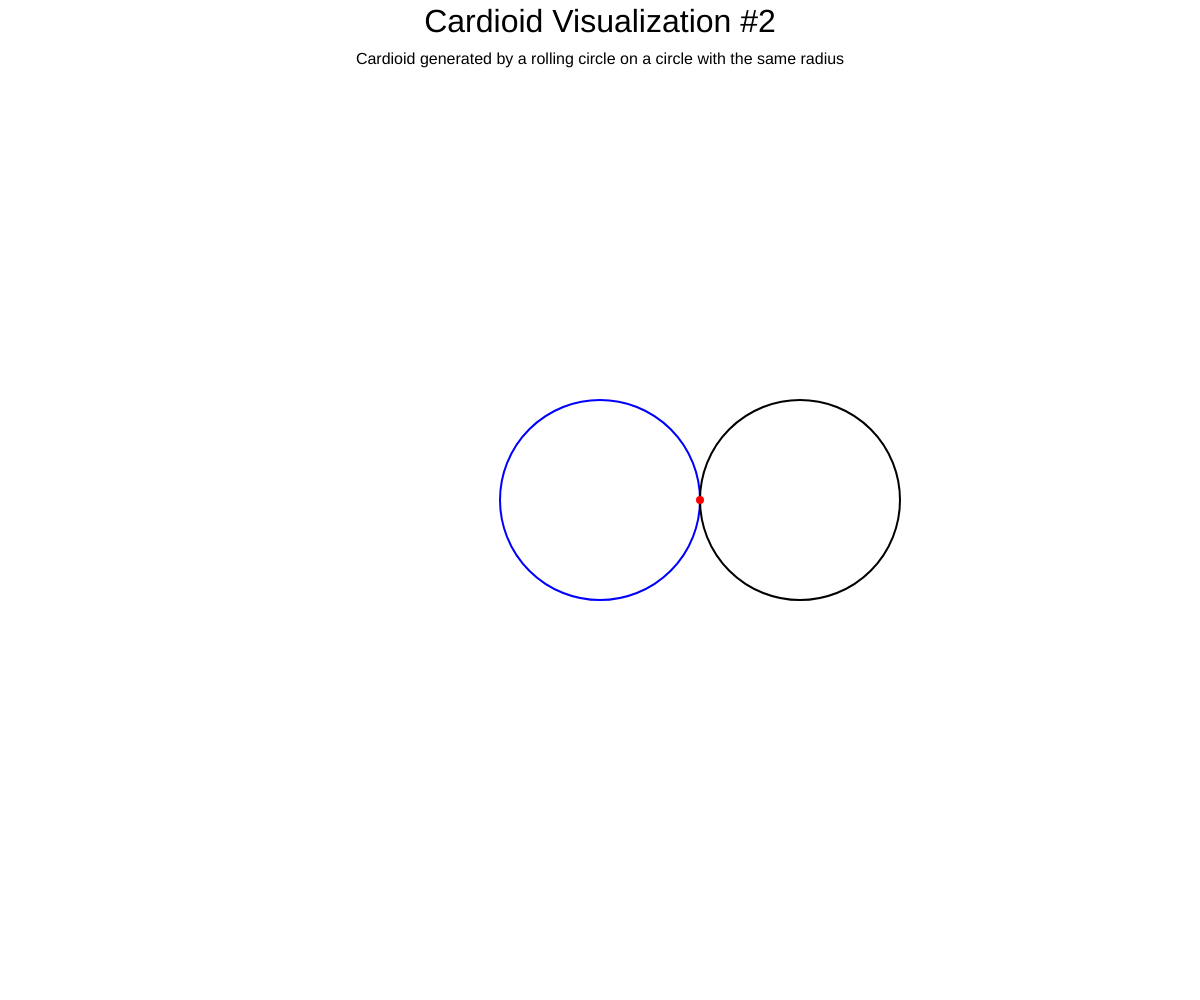
Frame 1 (no input)
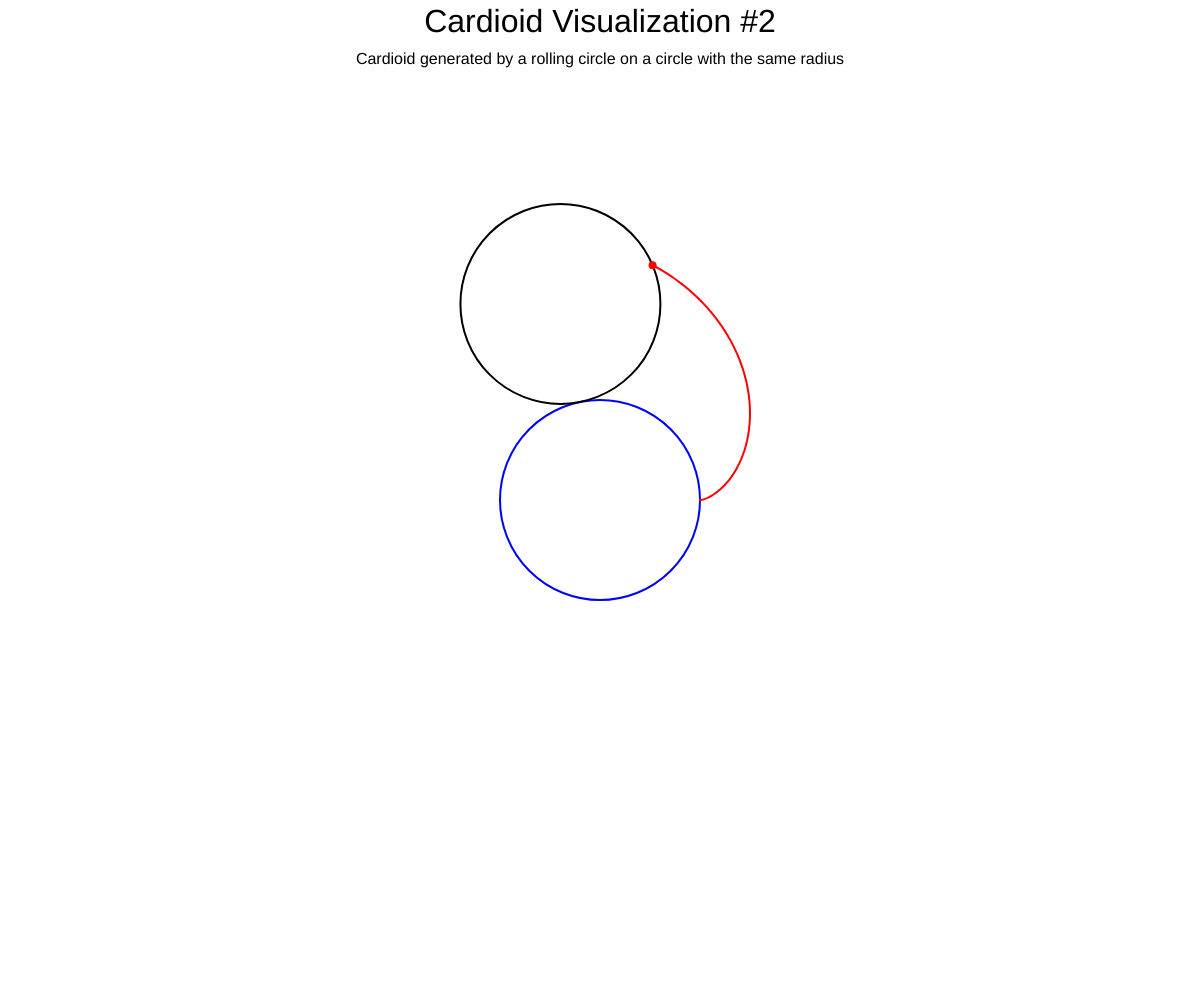
Frame 60 (no input)
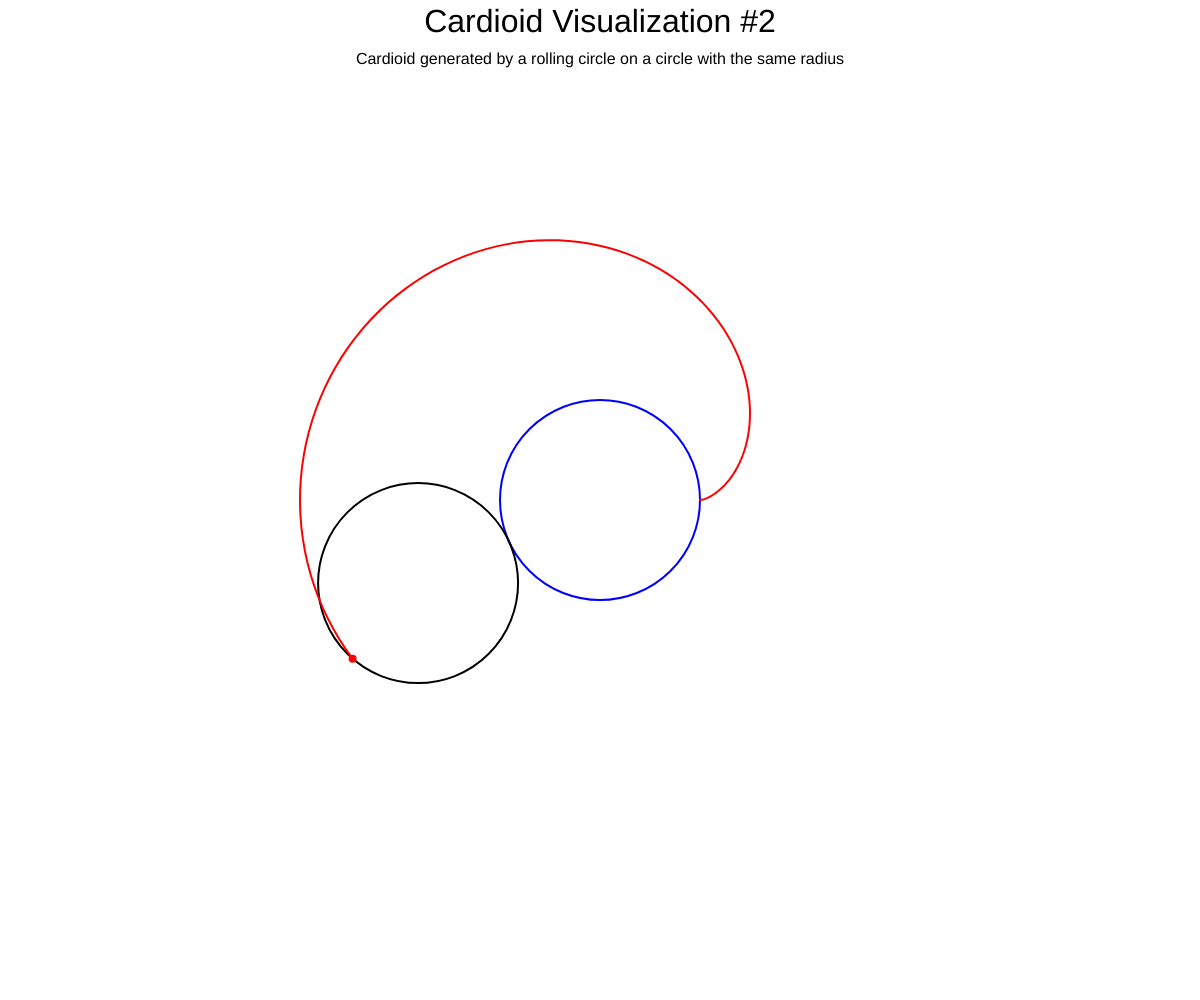
Frame 120 (the mouse pressed at the canvas centre since frame 60)

The p5.js sketch that drew these frames (run headless with seeded random() and noise() and a simulated clock; from frame 60 on, the mouse is pressed at the canvas centre):

// p5.js sketch
// ── sketch.js
// Code by Aleix Ferre
// Sketch: https://editor.p5js.org/thecatalahd/sketches/-9TtrR8II
// Cardioid generated by a rolling circle on a circle with the same radius
// See wikipedia:
// https://en.wikipedia.org/wiki/Cardioid

let points = [];
let angle;

let txtSize = 32;
let r = 100;

// Personalizable values
let multiplier = 2;

function setup() {
  angle = TWO_PI;
  createCanvas(windowWidth, windowHeight);
}

function draw() {

  background(255);

  textAlign(CENTER);
  textSize(txtSize);
  fill(0);
  noStroke();
  text("Cardioid Visualization #2", width / 2, txtSize);

  textSize(floor(txtSize / 2));
  text("Cardioid generated by a rolling circle on a circle with the same radius", width / 2, txtSize * 2);


  translate(width / 2, height / 2);

  noFill();
  stroke(0, 0, 255);
  strokeWeight(2);

  circle(0, 0, r * 2);

  stroke(255, 0, 0);

  let v = getPoint(angle);

  push();
  translate(v.x * 2, v.y * 2);

  stroke(0);

  circle(0, 0, r * 2);

  strokeWeight(8);

  let v2 = getPoint(angle * multiplier - PI);

  points.push(createVector(v.x * 2 + v2.x, v.y * 2 + v2.y));

  stroke(255, 0, 0);
  point(v2.x, v2.y);
  pop();

  // Mostrar la forma amb els punts
  beginShape();
  for (let i = 0; i < points.length; i++) {
    vertex(points[i].x, points[i].y);
  }
  endShape();

  angle -= 0.03;

  if (angle < 0) {
    angle = TWO_PI;
    points = [];
  }

}

function windowResized() {
  resizeCanvas(windowWidth, windowHeight);
}

function getPoint(a) {

  let v = createVector();

  v.x = r * cos(a);
  v.y = r * sin(a);

  return v;

}
